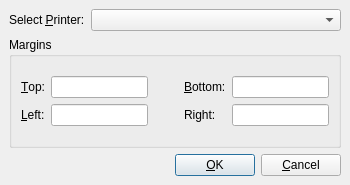
<?xml version="1.0" encoding="UTF-8"?>
<ui version="4.0">
 <class>UsePrinterMarginsDialog</class>
 <widget class="QDialog" name="UsePrinterMarginsDialog">
  <property name="geometry">
   <rect>
    <x>0</x>
    <y>0</y>
    <width>350</width>
    <height>185</height>
   </rect>
  </property>
  <property name="windowTitle">
   <string>Use Printer Margins</string>
  </property>
  <layout class="QVBoxLayout">
   <property name="leftMargin">
    <number>9</number>
   </property>
   <property name="topMargin">
    <number>9</number>
   </property>
   <property name="rightMargin">
    <number>9</number>
   </property>
   <property name="bottomMargin">
    <number>9</number>
   </property>
   <item>
    <layout class="QHBoxLayout">
     <item>
      <widget class="QLabel" name="selectPrinterLabel">
       <property name="text">
        <string>Select &amp;Printer:</string>
       </property>
       <property name="wordWrap">
        <bool>false</bool>
       </property>
       <property name="buddy">
        <cstring>printerComboBox</cstring>
       </property>
      </widget>
     </item>
     <item>
      <widget class="QComboBox" name="printerComboBox">
       <property name="sizePolicy">
        <sizepolicy vsizetype="Fixed" hsizetype="Expanding">
         <horstretch>0</horstretch>
         <verstretch>0</verstretch>
        </sizepolicy>
       </property>
      </widget>
     </item>
    </layout>
   </item>
   <item>
    <widget class="QGroupBox" name="marginsGroupBox">
     <property name="title">
      <string>Margins</string>
     </property>
     <layout class="QVBoxLayout">
      <item>
       <layout class="QGridLayout">
        <item row="0" column="4">
         <widget class="QLineEdit" name="bottomLineEdit">
          <property name="readOnly">
           <bool>true</bool>
          </property>
         </widget>
        </item>
        <item row="1" column="3">
         <widget class="QLabel" name="rightLabel">
          <property name="text">
           <string>Right:</string>
          </property>
          <property name="wordWrap">
           <bool>false</bool>
          </property>
          <property name="buddy">
           <cstring>rightLineEdit</cstring>
          </property>
         </widget>
        </item>
        <item row="1" column="2">
         <spacer>
          <property name="orientation">
           <enum>Qt::Horizontal</enum>
          </property>
          <property name="sizeType">
           <enum>QSizePolicy::Expanding</enum>
          </property>
          <property name="sizeHint">
           <size>
            <width>40</width>
            <height>20</height>
           </size>
          </property>
         </spacer>
        </item>
        <item row="1" column="4">
         <widget class="QLineEdit" name="rightLineEdit">
          <property name="readOnly">
           <bool>true</bool>
          </property>
         </widget>
        </item>
        <item row="1" column="1">
         <widget class="QLineEdit" name="leftLineEdit">
          <property name="readOnly">
           <bool>true</bool>
          </property>
         </widget>
        </item>
        <item row="0" column="0">
         <widget class="QLabel" name="topLabel">
          <property name="text">
           <string>&amp;Top:</string>
          </property>
          <property name="wordWrap">
           <bool>false</bool>
          </property>
          <property name="buddy">
           <cstring>topLineEdit</cstring>
          </property>
         </widget>
        </item>
        <item row="0" column="3">
         <widget class="QLabel" name="bottomLabel">
          <property name="text">
           <string>&amp;Bottom:</string>
          </property>
          <property name="wordWrap">
           <bool>false</bool>
          </property>
          <property name="buddy">
           <cstring>bottomLineEdit</cstring>
          </property>
         </widget>
        </item>
        <item row="1" column="0">
         <widget class="QLabel" name="leftLabel">
          <property name="text">
           <string>&amp;Left:</string>
          </property>
          <property name="wordWrap">
           <bool>false</bool>
          </property>
          <property name="buddy">
           <cstring>leftLineEdit</cstring>
          </property>
         </widget>
        </item>
        <item row="0" column="1">
         <widget class="QLineEdit" name="topLineEdit">
          <property name="readOnly">
           <bool>true</bool>
          </property>
         </widget>
        </item>
        <item row="0" column="2">
         <spacer>
          <property name="orientation">
           <enum>Qt::Horizontal</enum>
          </property>
          <property name="sizeType">
           <enum>QSizePolicy::Expanding</enum>
          </property>
          <property name="sizeHint">
           <size>
            <width>40</width>
            <height>20</height>
           </size>
          </property>
         </spacer>
        </item>
       </layout>
      </item>
     </layout>
    </widget>
   </item>
   <item>
    <layout class="QHBoxLayout">
     <item>
      <spacer>
       <property name="orientation">
        <enum>Qt::Horizontal</enum>
       </property>
       <property name="sizeType">
        <enum>QSizePolicy::Expanding</enum>
       </property>
       <property name="sizeHint">
        <size>
         <width>212</width>
         <height>20</height>
        </size>
       </property>
      </spacer>
     </item>
     <item>
      <widget class="QPushButton" name="okButton">
       <property name="text">
        <string>&amp;OK</string>
       </property>
       <property name="shortcut">
        <string>Alt+O</string>
       </property>
      </widget>
     </item>
     <item>
      <widget class="QPushButton" name="cancelButton">
       <property name="text">
        <string>&amp;Cancel</string>
       </property>
       <property name="shortcut">
        <string>Alt+C</string>
       </property>
      </widget>
     </item>
    </layout>
   </item>
  </layout>
 </widget>
 <resources/>
 <connections/>
</ui>
